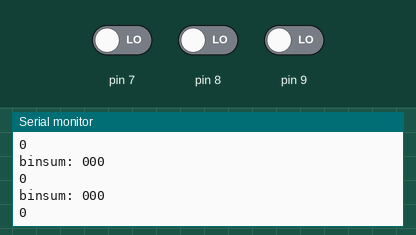
Bench run of a sketch on a simulated Arduino Uno, built with avr-gcc and run on an emulated ATmega328P. Parts: the last lines printed to the serial monitor. The inputs (shaded band) are chosen by the test bench; at power-on: pin 7 LOW, pin 8 LOW, pin 9 LOW.

Above: at 1.3 s.
1.4 s: pin 7 driven HIGH
At 1.69 s:
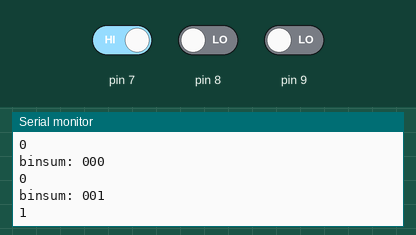
2.9 s: pin 8 driven HIGH
At 3.19 s:
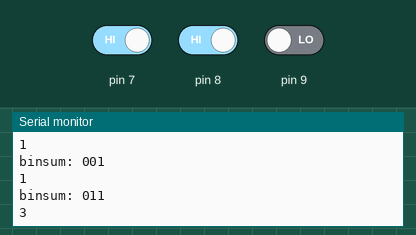
4.4 s: pin 9 driven HIGH
At 4.7 s:
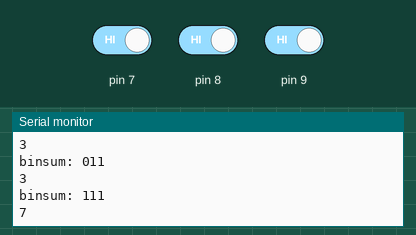
5.9 s: pin 7 driven LOW
At 6.2 s:
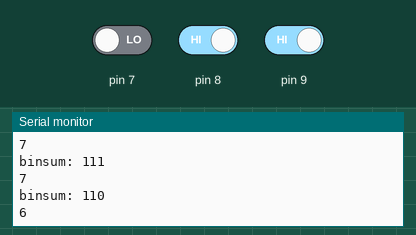
7.4 s: pin 8 driven LOW
At 7.7 s:
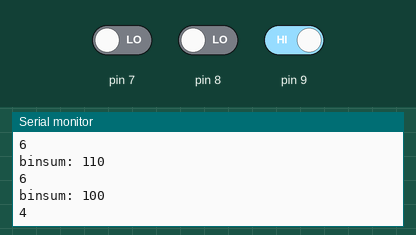
Timing chart, 0 to 9.9 s (numbered marks = the images above; inputs shaded):
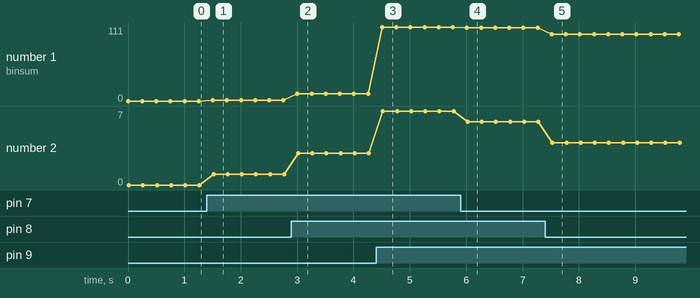

The sketch:

DIGSYS_LAB_7.ino
```cpp
void setup() {
  // put your setup code here, to run once:
  pinMode(7,INPUT);
  pinMode(8,INPUT);
  pinMode(9,INPUT);
Serial.begin(9600);
}


void loop() {
  // put your main code here, to run repeatedly:

  valueTown(); //Print to monitor
  //pulse(); //CLK PULSE

  delay(250);

}

int HL = 0;
void pulse(){
  if(HL % 2 == 0) {
  digitalWrite(13,HIGH);
  }else{
    digitalWrite(13,LOW);
  }
  HL++;
}

int q1 = 0;
int q2 = 0;
int q3 = 0;

String a = "";
String b = "";
String c = "";

int sum = 0;
String binSum = "000";

void check() {
  q1 = digitalRead(7);
  q2 = digitalRead(8);
  q3 = digitalRead(9);

  a = String(q1);
  b = String(q2);
  c = String(q3);
}

void valueTown() {
  check(); //Read inputs
  binSum = String(c+b+a);
  Serial.println("binsum: " + binSum);

  if(binSum == "000"){
    Serial.println("0");
  }else if(binSum == "001") {
    Serial.println("1");
  }
  else if(binSum == "010") {
    Serial.println("2");
  }
  else if(binSum == "011") {
    Serial.println("3");
  }
  else if(binSum == "100") {

    Serial.println("4");
  }
  else if(binSum == "101") {
    Serial.println("5");
  }
  else if(binSum == "110") {
    Serial.println("6");
  }
  else if(binSum == "111") {
    Serial.println("7");
  }else{
    Serial.println("OUT OF SCOPE!");
    Serial.println(binSum);
  }

}
```

Measured:
- after the input at 1.4 s, the serial monitor: prints a new line after 0.10 s (image 1)
- after the input at 2.9 s, the serial monitor: prints a new line after 0.11 s (image 2)
- after the input at 4.4 s, the serial monitor: prints a new line after 0.11 s (image 3)
- after the input at 5.9 s, the serial monitor: prints a new line after 0.11 s (image 4)
- after the input at 7.4 s, the serial monitor: prints a new line after 0.12 s (image 5)
- plotted number 1: 0 → 1 after the input at 1.4 s, 1 → 11 after the input at 2.9 s, 11 → 111 after the input at 4.4 s, 111 → 110 after the input at 5.9 s, 110 → 100 after the input at 7.4 s
- plotted number 2: 0 → 1 after the input at 1.4 s, 1 → 3 after the input at 2.9 s, 3 → 7 after the input at 4.4 s, 7 → 6 after the input at 5.9 s, 6 → 4 after the input at 7.4 s
